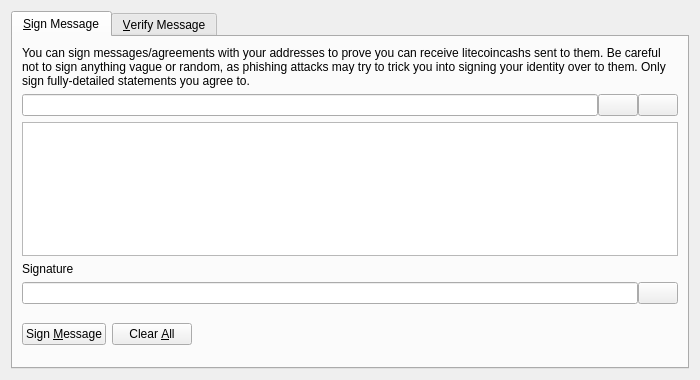
<?xml version="1.0" encoding="UTF-8"?>
<ui version="4.0">
 <class>SignVerifyMessageDialog</class>
 <widget class="QDialog" name="SignVerifyMessageDialog">
  <property name="geometry">
   <rect>
    <x>0</x>
    <y>0</y>
    <width>700</width>
    <height>380</height>
   </rect>
  </property>
  <property name="windowTitle">
   <string>Signatures - Sign / Verify a Message</string>
  </property>
  <property name="modal">
   <bool>true</bool>
  </property>
  <layout class="QVBoxLayout" name="verticalLayout">
   <item>
    <widget class="QTabWidget" name="tabWidget">
     <property name="currentIndex">
      <number>0</number>
     </property>
     <widget class="QWidget" name="tabSignMessage">
      <attribute name="title">
       <string>&amp;Sign Message</string>
      </attribute>
      <layout class="QVBoxLayout" name="verticalLayout_SM">
       <item>
        <widget class="QLabel" name="infoLabel_SM">
         <property name="text">
          <string>You can sign messages/agreements with your addresses to prove you can receive litecoincashs sent to them. Be careful not to sign anything vague or random, as phishing attacks may try to trick you into signing your identity over to them. Only sign fully-detailed statements you agree to.</string>
         </property>
         <property name="textFormat">
          <enum>Qt::PlainText</enum>
         </property>
         <property name="wordWrap">
          <bool>true</bool>
         </property>
        </widget>
       </item>
       <item>
        <layout class="QHBoxLayout" name="horizontalLayout_1_SM">
         <property name="spacing">
          <number>0</number>
         </property>
         <item>
          <widget class="QValidatedLineEdit" name="addressIn_SM">
           <property name="toolTip">
            <string>The LitecoinCash address to sign the message with</string>
           </property>
          </widget>
         </item>
         <item>
          <widget class="QPushButton" name="addressBookButton_SM">
           <property name="toolTip">
            <string>Choose previously used address</string>
           </property>
           <property name="text">
            <string/>
           </property>
           <property name="icon">
            <iconset resource="../bitcoin.qrc">
             <normaloff>:/icons/address-book</normaloff>:/icons/address-book</iconset>
           </property>
           <property name="shortcut">
            <string>Alt+A</string>
           </property>
           <property name="autoDefault">
            <bool>false</bool>
           </property>
          </widget>
         </item>
         <item>
          <widget class="QPushButton" name="pasteButton_SM">
           <property name="toolTip">
            <string>Paste address from clipboard</string>
           </property>
           <property name="text">
            <string/>
           </property>
           <property name="icon">
            <iconset resource="../bitcoin.qrc">
             <normaloff>:/icons/editpaste</normaloff>:/icons/editpaste</iconset>
           </property>
           <property name="shortcut">
            <string>Alt+P</string>
           </property>
           <property name="autoDefault">
            <bool>false</bool>
           </property>
          </widget>
         </item>
        </layout>
       </item>
       <item>
        <widget class="QPlainTextEdit" name="messageIn_SM">
         <property name="toolTip">
          <string>Enter the message you want to sign here</string>
         </property>
        </widget>
       </item>
       <item>
        <widget class="QLabel" name="signatureLabel_SM">
         <property name="text">
          <string>Signature</string>
         </property>
         <property name="textFormat">
          <enum>Qt::PlainText</enum>
         </property>
        </widget>
       </item>
       <item>
        <layout class="QHBoxLayout" name="horizontalLayout_2_SM">
         <property name="spacing">
          <number>0</number>
         </property>
         <item>
          <widget class="QLineEdit" name="signatureOut_SM">
           <property name="font">
            <font>
             <italic>true</italic>
            </font>
           </property>
           <property name="readOnly">
            <bool>true</bool>
           </property>
          </widget>
         </item>
         <item>
          <widget class="QPushButton" name="copySignatureButton_SM">
           <property name="toolTip">
            <string>Copy the current signature to the system clipboard</string>
           </property>
           <property name="text">
            <string/>
           </property>
           <property name="icon">
            <iconset resource="../bitcoin.qrc">
             <normaloff>:/icons/editcopy</normaloff>:/icons/editcopy</iconset>
           </property>
           <property name="autoDefault">
            <bool>false</bool>
           </property>
          </widget>
         </item>
        </layout>
       </item>
       <item>
        <layout class="QHBoxLayout" name="horizontalLayout_3_SM">
         <item>
          <widget class="QPushButton" name="signMessageButton_SM">
           <property name="toolTip">
            <string>Sign the message to prove you own this LitecoinCash address</string>
           </property>
           <property name="text">
            <string>Sign &amp;Message</string>
           </property>
           <property name="icon">
            <iconset resource="../bitcoin.qrc">
             <normaloff>:/icons/edit</normaloff>:/icons/edit</iconset>
           </property>
           <property name="autoDefault">
            <bool>false</bool>
           </property>
          </widget>
         </item>
         <item>
          <widget class="QPushButton" name="clearButton_SM">
           <property name="toolTip">
            <string>Reset all sign message fields</string>
           </property>
           <property name="text">
            <string>Clear &amp;All</string>
           </property>
           <property name="icon">
            <iconset resource="../bitcoin.qrc">
             <normaloff>:/icons/remove</normaloff>:/icons/remove</iconset>
           </property>
           <property name="autoDefault">
            <bool>false</bool>
           </property>
          </widget>
         </item>
         <item>
          <spacer name="horizontalSpacer_1_SM">
           <property name="orientation">
            <enum>Qt::Horizontal</enum>
           </property>
           <property name="sizeHint" stdset="0">
            <size>
             <width>40</width>
             <height>48</height>
            </size>
           </property>
          </spacer>
         </item>
         <item>
          <widget class="QLabel" name="statusLabel_SM">
           <property name="font">
            <font>
             <weight>75</weight>
             <bold>true</bold>
            </font>
           </property>
           <property name="text">
            <string/>
           </property>
           <property name="wordWrap">
            <bool>true</bool>
           </property>
          </widget>
         </item>
         <item>
          <spacer name="horizontalSpacer_2_SM">
           <property name="orientation">
            <enum>Qt::Horizontal</enum>
           </property>
           <property name="sizeHint" stdset="0">
            <size>
             <width>40</width>
             <height>48</height>
            </size>
           </property>
          </spacer>
         </item>
        </layout>
       </item>
      </layout>
     </widget>
     <widget class="QWidget" name="tabVerifyMessage">
      <attribute name="title">
       <string>&amp;Verify Message</string>
      </attribute>
      <layout class="QVBoxLayout" name="verticalLayout_VM">
       <item>
        <widget class="QLabel" name="infoLabel_VM">
         <property name="text">
          <string>Enter the receiver's address, message (ensure you copy line breaks, spaces, tabs, etc. exactly) and signature below to verify the message. Be careful not to read more into the signature than what is in the signed message itself, to avoid being tricked by a man-in-the-middle attack. Note that this only proves the signing party receives with the address, it cannot prove sendership of any transaction!</string>
         </property>
         <property name="textFormat">
          <enum>Qt::PlainText</enum>
         </property>
         <property name="alignment">
          <set>Qt::AlignLeading|Qt::AlignLeft|Qt::AlignTop</set>
         </property>
         <property name="wordWrap">
          <bool>true</bool>
         </property>
        </widget>
       </item>
       <item>
        <layout class="QHBoxLayout" name="horizontalLayout_1_VM">
         <property name="spacing">
          <number>0</number>
         </property>
         <item>
          <widget class="QValidatedLineEdit" name="addressIn_VM">
           <property name="toolTip">
            <string>The LitecoinCash address the message was signed with</string>
           </property>
          </widget>
         </item>
         <item>
          <widget class="QPushButton" name="addressBookButton_VM">
           <property name="toolTip">
            <string>Choose previously used address</string>
           </property>
           <property name="text">
            <string/>
           </property>
           <property name="icon">
            <iconset resource="../bitcoin.qrc">
             <normaloff>:/icons/address-book</normaloff>:/icons/address-book</iconset>
           </property>
           <property name="shortcut">
            <string>Alt+A</string>
           </property>
           <property name="autoDefault">
            <bool>false</bool>
           </property>
          </widget>
         </item>
        </layout>
       </item>
       <item>
        <widget class="QPlainTextEdit" name="messageIn_VM"/>
       </item>
       <item>
        <widget class="QValidatedLineEdit" name="signatureIn_VM"/>
       </item>
       <item>
        <layout class="QHBoxLayout" name="horizontalLayout_2_VM">
         <item>
          <widget class="QPushButton" name="verifyMessageButton_VM">
           <property name="toolTip">
            <string>Verify the message to ensure it was signed with the specified LitecoinCash address</string>
           </property>
           <property name="text">
            <string>Verify &amp;Message</string>
           </property>
           <property name="icon">
            <iconset resource="../bitcoin.qrc">
             <normaloff>:/icons/transaction_0</normaloff>:/icons/transaction_0</iconset>
           </property>
           <property name="autoDefault">
            <bool>false</bool>
           </property>
          </widget>
         </item>
         <item>
          <widget class="QPushButton" name="clearButton_VM">
           <property name="toolTip">
            <string>Reset all verify message fields</string>
           </property>
           <property name="text">
            <string>Clear &amp;All</string>
           </property>
           <property name="icon">
            <iconset resource="../bitcoin.qrc">
             <normaloff>:/icons/remove</normaloff>:/icons/remove</iconset>
           </property>
           <property name="autoDefault">
            <bool>false</bool>
           </property>
          </widget>
         </item>
         <item>
          <spacer name="horizontalSpacer_1_VM">
           <property name="orientation">
            <enum>Qt::Horizontal</enum>
           </property>
           <property name="sizeHint" stdset="0">
            <size>
             <width>40</width>
             <height>48</height>
            </size>
           </property>
          </spacer>
         </item>
         <item>
          <widget class="QLabel" name="statusLabel_VM">
           <property name="font">
            <font>
             <weight>75</weight>
             <bold>true</bold>
            </font>
           </property>
           <property name="text">
            <string/>
           </property>
           <property name="wordWrap">
            <bool>true</bool>
           </property>
          </widget>
         </item>
         <item>
          <spacer name="horizontalSpacer_2_VM">
           <property name="orientation">
            <enum>Qt::Horizontal</enum>
           </property>
           <property name="sizeHint" stdset="0">
            <size>
             <width>40</width>
             <height>48</height>
            </size>
           </property>
          </spacer>
         </item>
        </layout>
       </item>
      </layout>
     </widget>
    </widget>
   </item>
  </layout>
 </widget>
 <customwidgets>
  <customwidget>
   <class>QValidatedLineEdit</class>
   <extends>QLineEdit</extends>
   <header>qt/qvalidatedlineedit.h</header>
  </customwidget>
 </customwidgets>
 <resources>
  <include location="../bitcoin.qrc"/>
 </resources>
 <connections/>
</ui>
